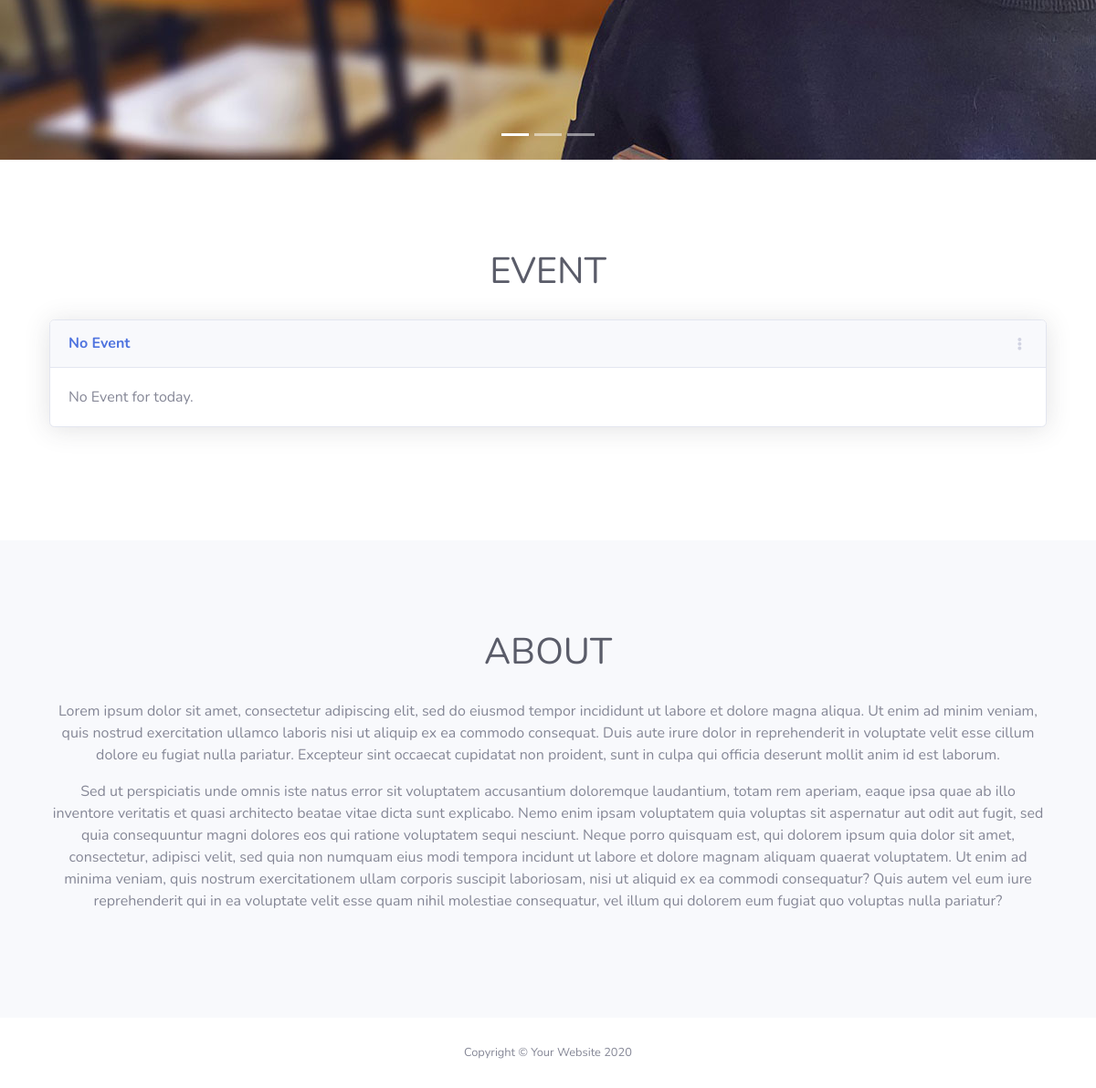
The page /pages/home.php (signed in, lower part) on the database as committed earlier.
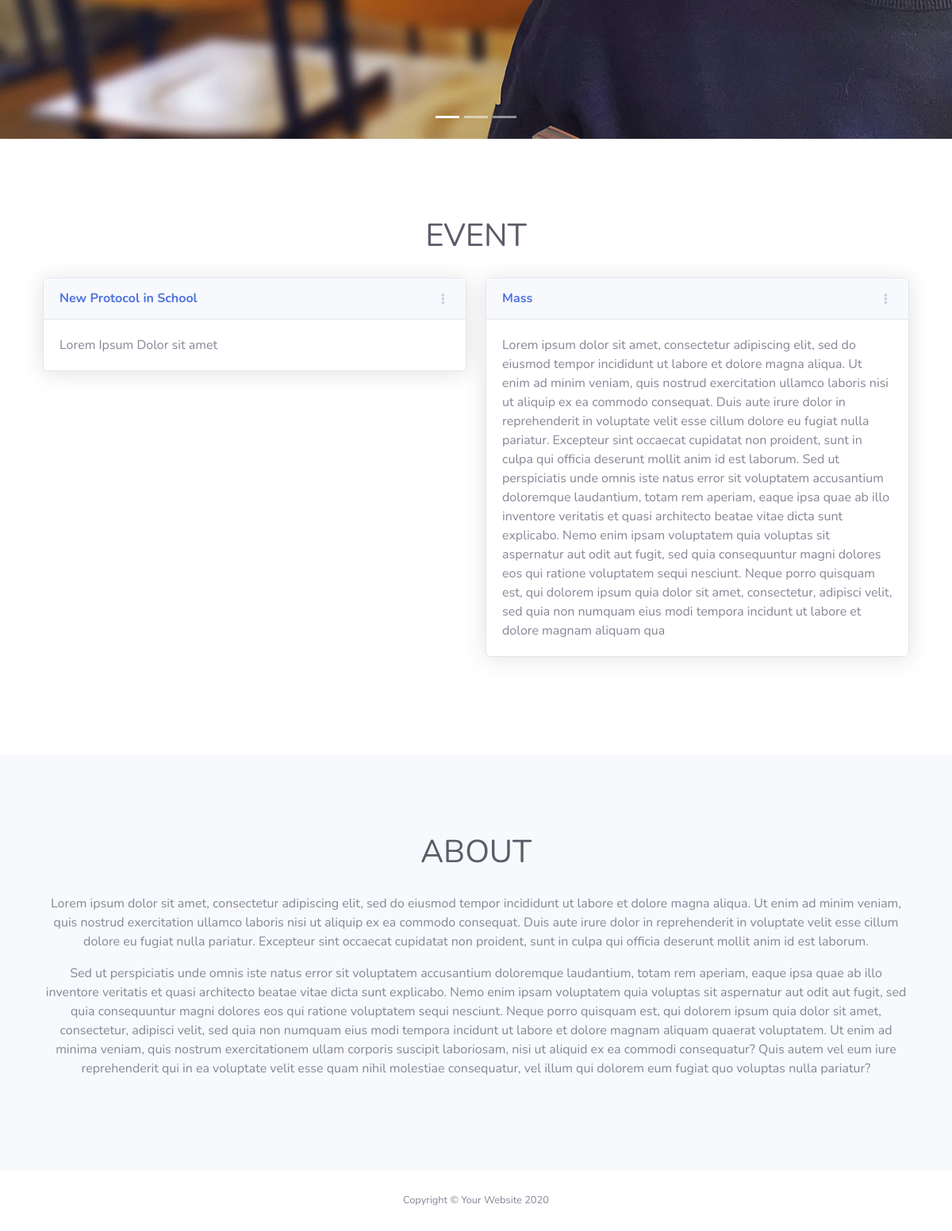
The same page on the database as committed later.
### tables this page shows
CREATE TABLE `tbl_event` (
  `event_id` int(11) NOT NULL,
  `title` varchar(200) NOT NULL,
  `event_desc` varchar(1000) NOT NULL,
  `venue` varchar(200) NOT NULL,
  `date_start` date DEFAULT NULL,
  `date_end` date DEFAULT NULL,
  `time_start` time DEFAULT NULL,
  `time_end` time DEFAULT NULL,
  `status` varchar(200) NOT NULL,
  `user_id` int(11) DEFAULT NULL
);

### include/DbConnection.php (called while the page is built, shortened)
<?php
class DbConnection{
    private $host = 'localhost';
    private $username = 'root';
    private $password = '';
    private $database = 'ems';
    protected $connection;
    public function __construct(){
        if (!isset($this->connection)) {
            $this->connection = new mysqli($this->host, $this->username, $this->password, $this->database);
        }
        return $this->connection;
    }
}

### include/FetchEvent.php (the view, shortened to what this page needs)
<?php
include_once('DbConnection.php');
class FetchEvent extends DbConnection{
    public function getEventDetails(){
        $sql = "SELECT * FROM tbl_event WHERE status = 'approved' ORDER BY event_id DESC";
        $query = $this->connection->query($sql);
        if($query->num_rows > 0){
            while($row = $query->fetch_assoc()){
                echo '<div class="col-lg-6">
                        <div class="card shadow mb-4" data-aos="fade-down">
                            <div class="card-header py-3 d-flex flex-row align-items-center justify-content-between">
                                <h6 class="m-0 font-weight-bold text-primary">'.$row['title'].'</h6>
                                <div class="dropdown no-arrow">
                                    <a class="dropdown-toggle" href="#" role="button" id="dropdownMenuLink" data-toggle="dropdown" aria-haspopup="true" aria-expanded="false">
                                        <i class="fas fa-ellipsis-v fa-sm fa-fw text-gray-400"></i>
                                    </a>
                                    <div class="dropdown-menu dropdown-menu-right shadow animated--fade-in" aria-labelledby="dropdownMenuLink">
                                        <div class="dropdown-header">Dropdown Header:</div>
                                        <a class="dropdown-item" href="#">Action</a>
                                        <a class="dropdown-item" href="#">Another action</a>
                                        <div class="dropdown-divider"></div>
                                        <a class="dropdown-item" href="#">Something else here</a>
                                    </div>
                                </div>
                            </div>
                            <div class="card-body">'.
                                $row['event_desc']
                            .'</div>
                        </div>
                    </div>';
            }
        }
        else{
            echo '<div class="col-lg-12">
                    <div class="card shadow mb-4" data-aos="fade-down">
                        <div class="card-header py-3 d-flex flex-row align-items-center justify-content-between">
                            <h6 class="m-0 font-weight-bold text-primary">No Event</h6>
                            <div class="dropdown no-arrow">
                                <a class="dropdown-toggle" href="#" role="button" id="dropdownMenuLink" data-toggle="dropdown" aria-haspopup="true" aria-expanded="false">
                                    <i class="fas fa-ellipsis-v fa-sm fa-fw text-gray-400"></i>
                                </a>
                                <div class="dropdown-menu dropdown-menu-right shadow animated--fade-in" aria-labelledby="dropdownMenuLink">
                                    <div class="dropdown-header">Dropdown Header:</div>
                                    <a class="dropdown-item" href="#">Action</a>
                                    <a class="dropdown-item" href="#">Another action</a>
                                    <div class="dropdown-divider"></div>
                                    <a class="dropdown-item" href="#">Something else here</a>
                                </div>
                            </div>
                        </div>
                        <div class="card-body">No Event for today.</div>
                    </div>
                </div>';
        }
    }
}

Rows that differ between the two databases and show on the page:
added tbl_event: title "New Protocol in School", event_desc "Lorem Ipsum Dolor sit amet"
added tbl_event: title "Mass", event_desc "Lorem ipsum dolor sit amet, consectetur adipiscing elit, sed do eiusmod tempor incididunt ut labore et dolore magna aliqua. Ut enim ad minim veniam, quis nostrud exercitation ullamco laboris nisi ut aliquip ex ea commodo consequat. Duis aute irure dolor in reprehenderit in voluptate velit esse cillum dolore eu fugiat nulla pariatur. Excepteur sint occaecat cupidatat non proident, sunt in culpa qui officia deserunt mollit anim id est laborum. Sed ut perspiciatis unde omnis iste natus error sit voluptatem accusantium doloremque laudantium, totam rem aperiam, eaque ipsa quae ab illo inventore veritatis et quasi architecto beatae vitae dicta sunt explicabo. Nemo enim ipsam voluptatem quia…"
Other text that changed with them:
text no longer shown: "No Event No Event for today."
